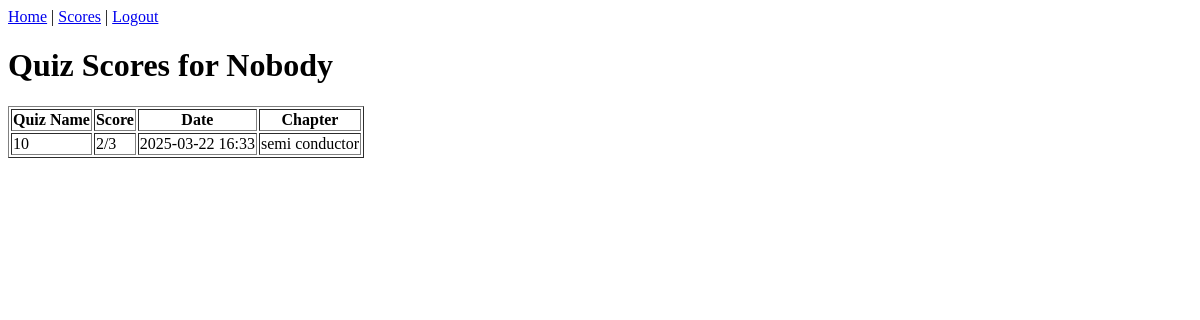
/scores/1, run on an earlier commit of the app's database.
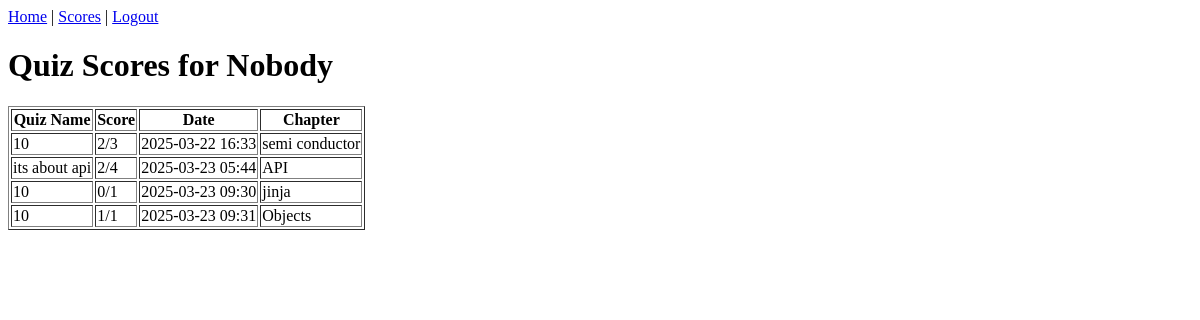
And on a later commit of the database.
### models.py (models this page shows, shortened)
class User(db.Model):
    id = db.Column(db.Integer, primary_key=True )
    email = db.Column(db.String(100), unique=True, nullable=False)
    password = db.Column(db.String(255), nullable=False)
    full_name = db.Column(db.String(150), nullable=False)
    qualification = db.Column(db.String(150))
    dob = db.Column(db.Date)
    scores = db.relationship('Score', backref='user', lazy=True)

class Score(db.Model):
    id = db.Column(db.Integer, primary_key=True)
    user_id = db.Column(db.Integer, db.ForeignKey('user.id'), nullable=False)
    quiz_id = db.Column(db.Integer, db.ForeignKey('quiz.id'), nullable=False)
    score = db.Column(db.Integer, nullable=False)
    timestamp = db.Column(db.DateTime, default=datetime.utcnow)
    quiz = db.relationship('Quiz', backref='scores')

class Quiz(db.Model):
    id = db.Column(db.Integer, primary_key = True)
    chapter_id = db.Column(db.Integer, db.ForeignKey('chapter.id'), nullable = False)
    date_of_quiz = db.Column(db.String(10))
    time_duration = db.Column(db.String(10)) #HH:MM
    remark = db.Column(db.String(100), nullable = True)
    question = db.relationship('Question', backref = 'quiz', lazy = True)

class Chapter(db.Model):
    id = db.Column(db.Integer, primary_key = True)
    name = db.Column(db.String(100), nullable=False)
    description = db.Column(db.String(100),  nullable = True)
    subject_id = db.Column(db.Integer, db.ForeignKey('subject.id'), nullable = False)
    quizzes = db.relationship('Quiz', backref='chapter', lazy=True)

### app.py (the view)
@app.route("/scores/<int:user_id>")
def score(user_id):
    user = User.query.get_or_404(user_id)
    return render_template('score.html', user=user)

### templates/score.html (shortened to what this page needs)
<!DOCTYPE html>
<html>
<head>
</head>
<body>
    <div id="nav_bar">
        <a href="{{ url_for('user_dashboard', user_id=user.id) }}">Home</a> |
        <a href="{{ url_for('score', user_id=user.id) }}">Scores</a> |
        <a href="{{ url_for('login') }}">Logout</a>
    </div>
    <h1>Quiz Scores for {{ user.full_name }}</h1>
    <table border="1">
        <tr>
            <th>Quiz Name</th>
            <th>Score</th>
            <th>Date</th>
            <th>Chapter</th>
        </tr>
        {% for score in user.scores %}
        <tr>
            <td>{{ score.quiz.remark }}</td>
            <td>{{ score.score }}/{{ score.quiz.question|length }}</td>
            <td>{{ score.timestamp.strftime('%Y-%m-%d %H:%M') }}</td>
            <td>{{ score.quiz.chapter.name }}</td>
        </tr>
        {% endfor %}
    </table>
</body>
</html>

What changed in the data, as far as the page shows it:
added Score: quiz.remark "its about api", score "2", quiz.question|length "4", timestamp "2025-03-23 05:44", quiz.chapter.name "API"
added Score: quiz.remark "10", score "0", quiz.question|length "1", timestamp "2025-03-23 09:30", quiz.chapter.name "jinja"
added Score: quiz.remark "10", score "1", quiz.question|length "1", timestamp "2025-03-23 09:31", quiz.chapter.name "Objects"
